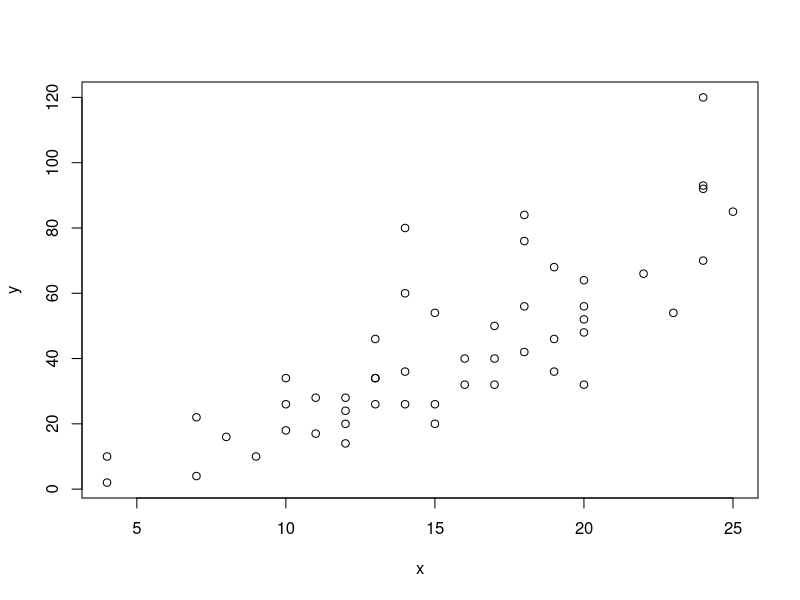

Here is the R script that generated this plot:
## ---- chunk 1
library(knitr)
obs <- seq(1:5)
income <- c(30,28,52,40,35)
edu <- c(12,13,18,16,17)
df <- data.frame(obs,income,edu)
names(df) <- c("Observation","Income ($*1000)","Education (Years)")
kable(df)
## ---- chunk 2
cor(income, edu, method = "pearson")
#correlation coefficient
## ---- chunk 3
cor.test(income, edu, method = "pearson")
#If p-value < 0.05, we accept the null hypothesis
print('We reject the null hypothesis')
## ---- chunk 4
cor(income, edu, method = "spearman")
#Spearman's rank correlation coefficient
## ---- chunk 5
cor.test(income, edu, alternative = "greater", method = "spearman")
print('The observed value of rs is greater than 0')
## ---- chunk 6
t <- qt(0.975, df = 34)
t/(sqrt(34) + t)
##Smallest corellation coefficient to be significant for 36 sample size is 
t <- qt(0.975, df = 78)
t/(sqrt(78) + t)
##Smallest corellation coefficient to be significant for 80 sample size is 
## ---- chunk 7
library(knitr)
Obs <- seq(1:4)
X <- c(2,8,9,7)
Y <- c(6,6,10,4)
df <- data.frame(Obs,X,Y)
kable(df)
## ---- chunk 8
cor(X, Y, method = "pearson")
## ---- chunk 9
year <- 1984:1994
income <- c(35165,35778,37027,37256,37512,37997,37343,36054,35593,35241,35486)
races <- c(399,469,429,450,474,598,364,430,433,410,317)
df <- data.frame(year,income,races)
names(df) <- c("Year","Median income","Number of races won by leading jockey")
kable(df)
## ---- chunk 10
cor(income, races, method = "pearson")
#correlation coefficient
cor.test(income, races, method = "pearson")
print('We reject the Null hypothesis that the true correlation coefficient is eaual to 0')
## ---- chunk 11
library(knitr)
obs <- 1:6
x <- c(1,2,5,6,11,12)
y <- c(8,4,12,3,10,7)
df <- data.frame(obs,x,y)
names(df) <- c("Observation","Rank of x","Rank of y")
kable(df)
## ---- chunk 12
cor(x, y, method = "spearman")
#Spearman's rank correlation coefficient
cor.test(x, y, method = "spearman")
#Reject Null if p-value > .10
print('We reject the Null hypothesis that the true correlation is equal to zero')
## ---- chunk 13
library(knitr)
obs <- 1:6
x <- c(3.2,2.4,1.6,8.3,7.2,5.1)
y <- c(6.2,7.3,8.1,2.6,6.3,4.3)
df <- data.frame(obs,x,y)
names(df) <- c("Observation","x","y")
kable(df)
## ---- chunk 14
cor(x, y, method = "pearson")
#Pearson's r
cor.test(x, y, method = "pearson")
#Reject null of p-value > 0.05
print('We reject the null hypothesis that the correlation coefficient is equal to zero')
## ---- chunk 15
M <- read.csv(file = "Milwaukee_Sales.csv")
Bedrooms <- M$Bedrms
Lot <- M$LotSize
cor(Bedrooms, Lot, method = "pearson")
## ---- chunk 16
UK <- read.csv(file = "UK_Housing.csv")
Floor <- UK$floorarea
bedroom <- UK$bedrooms
cor(Floor, bedroom, method = "pearson")
## ---- chunk 17
library(datasets)
df <- cars
x <- df$speed
y <- df$dist
plot(x, y)
## ---- chunk 18
nrow(df)
## ---- chunk 19
numerator <- sum((x - mean(x)) * (y - mean(y)))
denominator <- (49 * sd(x) * sd(y))
numerator/denominator
#Pearson's correlation coefficient
## ---- chunk 20
cor.test(x, y, method = "pearson")
#Pearson's correlation coefficient using cor.test() and 'r' from part c are the same.
## ---- chunk 21
d <- rank(df$speed) - rank(df$dist)
num <- sum(d * d) * 6
den <- (50*50*50) - 50
rs <- 1 - (num/den)
rs
## ---- chunk 22
cor.test(rank(df$speed), rank(df$dist), method = "spearman")
#Spearman's rank correlation coefficient is about the same as 'rs' from part e.
